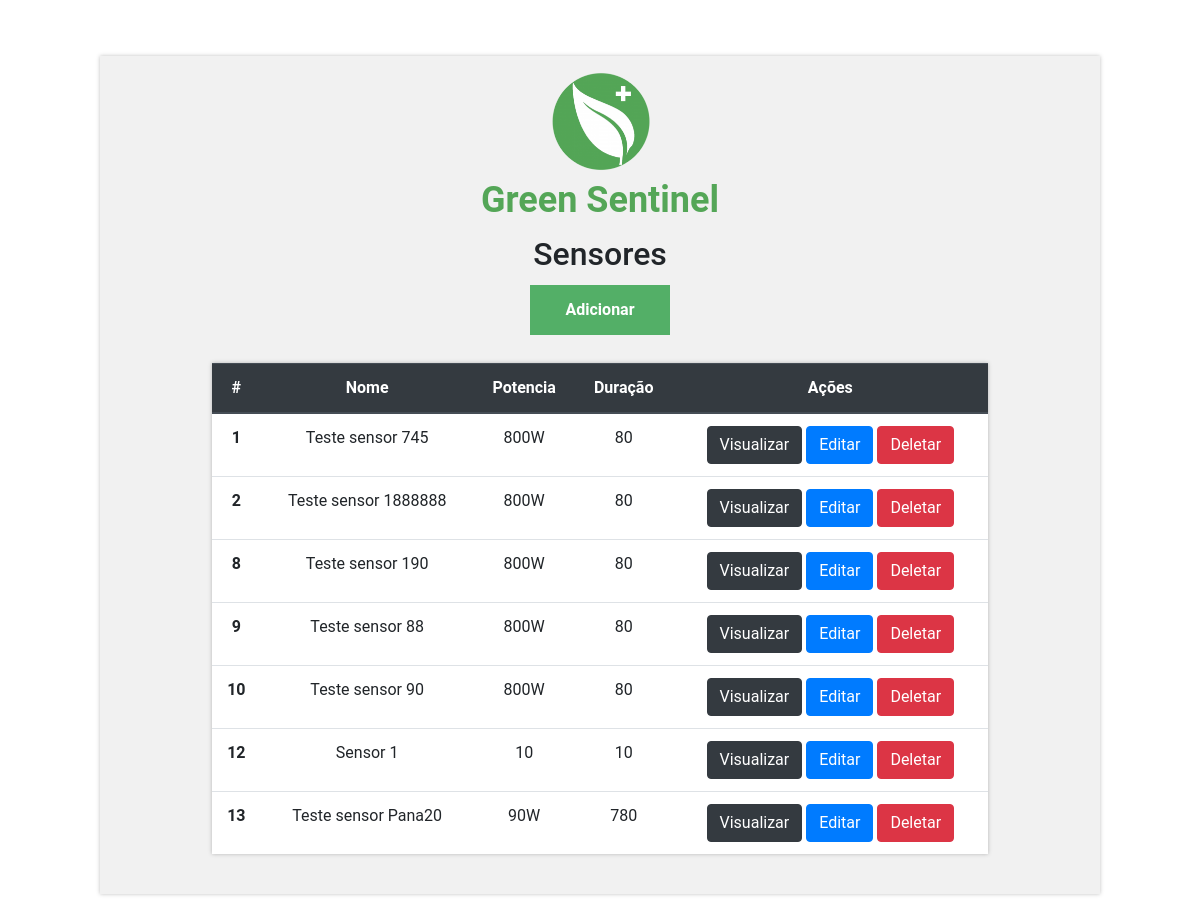
/sensores/, run on an earlier commit of the app's database.
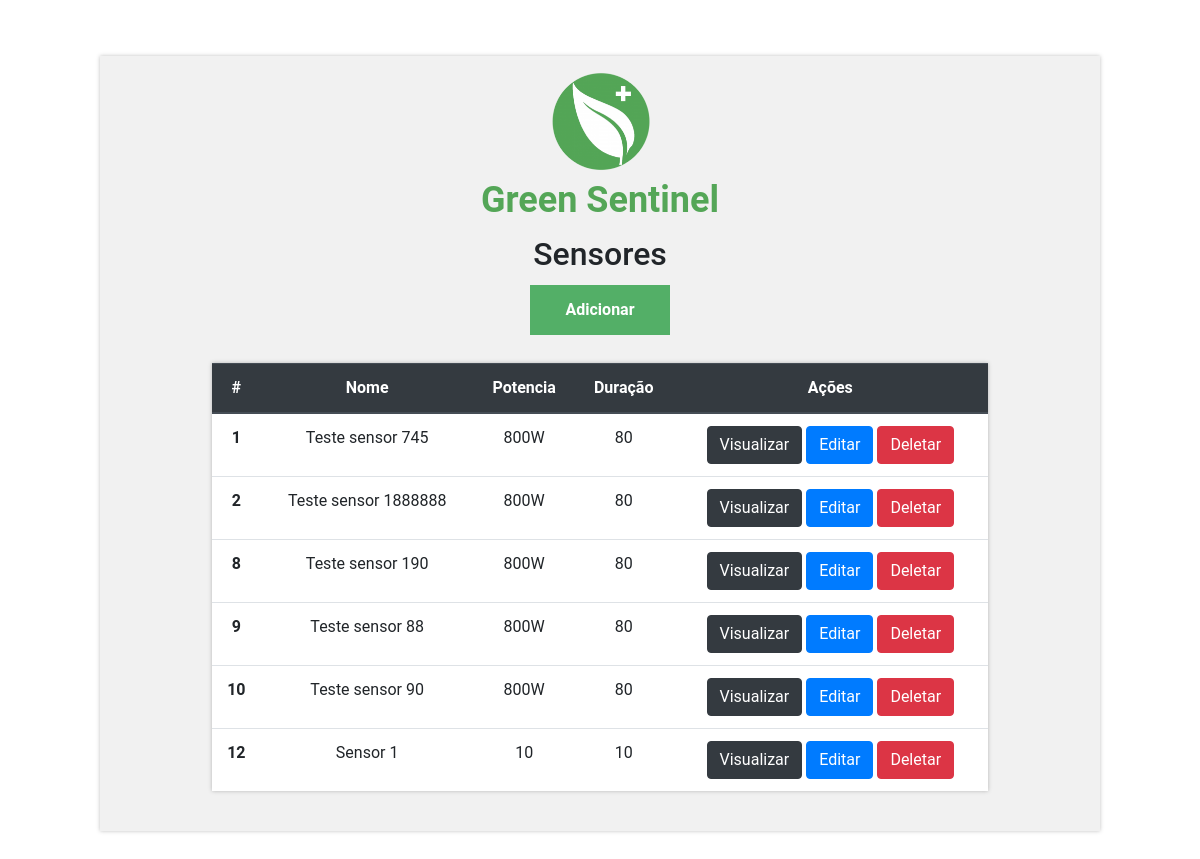
And on a later commit of the database.
### app/models.py (models this page shows)
class Sensor(models.Model):
    name = models.CharField(max_length=20)
    description = models.CharField(max_length=50)
    model = models.CharField(max_length=20)
    potency = models.CharField(max_length=5)
    duration = models.IntegerField()
    serial = models.CharField(max_length=20)
    brand = models.CharField(max_length=20)

### app/views.py (the view)
# urls.py: path('sensores/', sensor),
def sensor(request):
    data = {'db': Sensor.objects.all}
    return render(request, 'sensor.html', data)

### app/templates/sensor.html (shortened to what this page needs)
<!DOCTYPE html>
<html lang="pt-br">
	<head>
		<link
			rel="stylesheet"
			href="https://stackpath.bootstrapcdn.com/bootstrap/4.4.1/css/bootstrap.min.css"
		/>
		{% load static %}
		<link rel="stylesheet" href="{% static 'styles/sensores.css' %}" />
	</head>
	<body>
		<div class="container">
			<div class="brand">
				{% load static %}
				<img
					class="brand-image"
					src="{% static 'images/greenSentinelLogo.png' %}"
				/>
				<div class="brand-title">Green Sentinel</div>
			</div>
			<div class="col-8 m-auto pt-2 pb-2 text-center">
				<h2>Sensores</h2>
				<a href="/create_sensor" class="system-button add-button">Adicionar</a>
			</div>
			<div class="col-10 m-auto pt-2 pb-2 text-center">
				<table class="table">
					<thead class="thead-dark">
						<tr>
							<th scope="col">#</th>
							<th scope="col">Nome</th>
							<th scope="col">Potencia</th>
							<th scope="col">Duração</th>
							<th scope="col">Ações</th>
						</tr>
					</thead>
					<tbody>
						{% for dbs in db %}
						<tr>
							<th>{{dbs.id}}</th>
							<td>{{dbs.name}}</td>
							<td>{{dbs.potency}}</td>
							<td>{{dbs.duration}}</td>
							<td>
								<a
									href="/view_sensor/{{dbs.id}}/"
									class="btn btn-dark"
									>Visualizar</a
								>
								<a
									href="/edit_sensor/{{dbs.id}}/"
									class="btn btn-primary"
									>Editar</a
								>
								<a
									href="/delete_sensor/{{dbs.id}}/"
									class="btn btn-danger btnDel"
									>Deletar</a
								>
							</td>
						</tr>
						{% endfor %}
					</tbody>
				</table>
			</div>
		</div>
	</body>
</html>

What changed in the data, as far as the page shows it:
removed Sensor: id "13", name "Teste sensor Pana20", potency "90W", duration "780"
